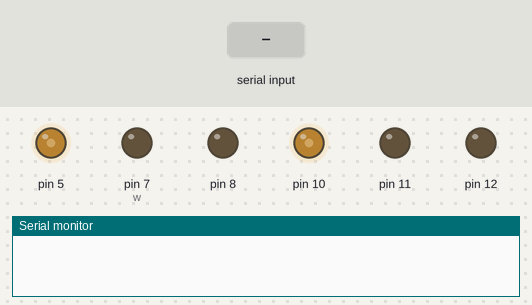
A sketch run on a simulated Arduino Uno, built with avr-gcc and run on an emulated ATmega328P. Parts: output pins drawn as LEDs (lit = HIGH), the last lines printed to the serial monitor. The inputs (shaded band) are chosen by the test bench.

Above: at 1.2 s.
1.3 s: "r" received over Serial
At 2.1 s:
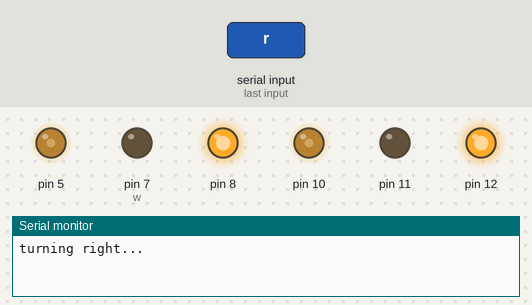
3.8 s: "l" received over Serial
At 4.6 s:
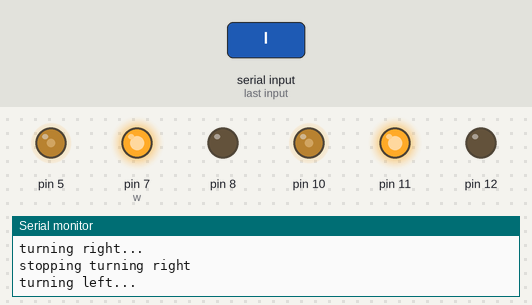
Timing chart, 0 to 6.8 s (numbered marks = the images above; inputs shaded):
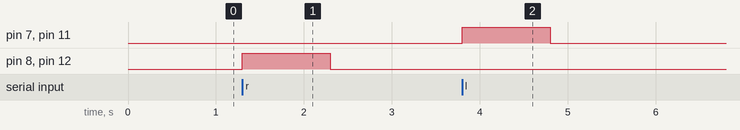

The sketch:

turning.ino
```cpp
#include "Wheels.h"

Wheels w;

unsigned long curr_time;

unsigned long prev_command_time = 0;
unsigned long command_delay = 100;

bool is_turning_right = false;
unsigned long turn_right_start_time = 0;
unsigned long turn_right_duration = 1000;

bool is_turning_left = false;
unsigned long turn_left_start_time = 0;
unsigned long turn_left_duration = 1000;

void setup() {
  Serial.begin(9600);

  w.attach(7,8,5,12,11,10);
  w.setSpeed(100);
}

void loop() {
  unsigned long curr_time = millis();

  if (is_turning_right && curr_time - turn_right_start_time > turn_right_duration) {
    is_turning_right = false;
    Serial.println("stopping turning right");
    w.stop();
  }

  if (is_turning_left && curr_time - turn_left_start_time > turn_left_duration) {
    is_turning_left = false;
    Serial.println("stopping turning left");
    w.stop();
  }

  if (curr_time - prev_command_time > command_delay) {
    char command = Serial.read();
    switch (command) {
      case 'r': turnRight(); is_turning_right = true; turn_right_start_time = millis(); break;
      case 'l': turnLeft(); is_turning_left = true; turn_left_start_time = millis(); break;
      case 's': w.stop(); break;
    }
  }
}

void turnRight() {
  Serial.println("turning right...");
  w.setSpeedRight(100);
  w.backRight();
  w.setSpeedLeft(100);
  w.forwardLeft();
}

void turnLeft() {
  Serial.println("turning left...");
  w.setSpeedRight(100);
  w.forwardRight();
  w.setSpeedLeft(100);
  w.backLeft();
}
```

Wheels.cpp
```cpp
#include <Arduino.h>

#include "Wheels.h"


#define SET_MOVEMENT(side,f,b) digitalWrite( side[0], f);\
                               digitalWrite( side[1], b)

Wheels::Wheels()
{ }

void Wheels::attachRight(int pF, int pB, int pS)
{
    pinMode(pF, OUTPUT);
    pinMode(pB, OUTPUT);
    pinMode(pS, OUTPUT);
    this->pinsRight[0] = pF;
    this->pinsRight[1] = pB;
    this->pinsRight[2] = pS;
}


void Wheels::attachLeft(int pF, int pB, int pS)
{
    pinMode(pF, OUTPUT);
    pinMode(pB, OUTPUT);
    pinMode(pS, OUTPUT);
    this->pinsLeft[0] = pF;
    this->pinsLeft[1] = pB;
    this->pinsLeft[2] = pS;
}

void Wheels::setSpeedRight(uint8_t s)
{
    analogWrite(this->pinsRight[2], s);
}

void Wheels::setSpeedLeft(uint8_t s)
{
    analogWrite(this->pinsLeft[2], s);
}

void Wheels::setSpeed(uint8_t s)
{
    setSpeedLeft(s);
    setSpeedRight(s);
}

void Wheels::attach(int pRF, int pRB, int pRS, int pLF, int pLB, int pLS)
{
    this->attachRight(pRF, pRB, pRS);
    this->attachLeft(pLF, pLB, pLS);
}

void Wheels::forwardLeft()
{
    SET_MOVEMENT(pinsLeft, HIGH, LOW);
}

void Wheels::forwardRight()
{
    SET_MOVEMENT(pinsRight, HIGH, LOW);
}

void Wheels::backLeft()
{
    SET_MOVEMENT(pinsLeft, LOW, HIGH);
}

void Wheels::backRight()
{
    SET_MOVEMENT(pinsRight, LOW, HIGH);
}

void Wheels::forward()
{
    this->forwardLeft();
    this->forwardRight();
}

void Wheels::back()
{
    this->backLeft();
    this->backRight();
}

void Wheels::stopLeft()
{
    SET_MOVEMENT(pinsLeft, LOW, LOW);
}

void Wheels::stopRight()
{
    SET_MOVEMENT(pinsRight, LOW, LOW);
}

void Wheels::stop()
{
    this->stopLeft();
    this->stopRight();
}

void Wheels::goForward(int cm) {
    this->forward();
    this->setSpeed(100);
    delay(200 * cm);
    this->stop();
}

void Wheels::goBack(int cm) {
    this->back();
    this->setSpeed(100);
    delay(200 * cm);
    this->stop();
}
```

Wheels.h
```cpp
/*
 * prosta implementacja klasy obsługującej
 * silniki pojazdu za pośrednictwem modułu L298
 *
 * Sterowanie odbywa się przez:
 * 1)  powiązanie odpowiednich pinów I/O Arduino metodą attach()
 * 2)  ustalenie prędkości setSpeed*()
 * 3)  wywołanie funkcji ruchu
 *
 * TODO:
 *  - zabezpieczenie przed ruchem bez attach()
 *  - ustawienie domyślnej prędkości != 0
 */


#include <Arduino.h>


#ifndef Wheels_h
#define Wheels_h


class Wheels {
    public:
        Wheels();
        /*
         *  pinForward - wejście "naprzód" L298
         *  pinBack    - wejście "wstecz" L298
         *  pinSpeed   - wejście "enable/PWM" L298
         */
        void attachRight(int pinForward, int pinBack, int pinSpeed);
        void attachLeft(int pinForward, int pinBack, int pinSpeed);
        void attach(int pinRightForward, int pinRightBack, int pinRightSpeed,
                    int pinLeftForward, int pinLeftBack, int pinLeftSpeed);
        /*
         *  funkcje ruchu
         */
        void forward();
        void forwardLeft();
        void forwardRight();
        void back();
        void backLeft();
        void backRight();
        void stop();
        void stopLeft();
        void stopRight();
        void goForward(int cm);
        void goBack(int cm);
        /*
         *  ustawienie prędkości obrotowej (przez PWM)
         *   - minimalna efektywna wartość 60
         *      może zależeć od stanu naładowania baterii
         */
        void setSpeed(uint8_t);
        void setSpeedRight(uint8_t);
        void setSpeedLeft(uint8_t);

    private:
        int pinsRight[3];
        int pinsLeft[3];
};


#endif
```

Measured:
- after the input at 1.3 s, pin 8, pin 12: LOW → HIGH at once, → LOW 1.0 s later
- after the input at 3.8 s, pin 7 (w), pin 11: LOW → HIGH at once, → LOW 1.0 s later
